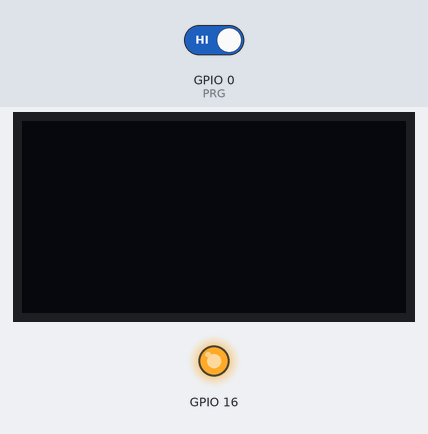
A sketch run on a simulated ESP32. On the bench: 128×64 one-colour display, output pins drawn as LEDs (lit = HIGH). The test bench sets the inputs (shaded band); at power-on: GPIO 0 (PRG) HIGH. Random numbers use the default seed unless the sketch sets one.

Above: at 1.2 s.
1.3 s: GPIO 0 (PRG) driven LOW
At 1.35 s:
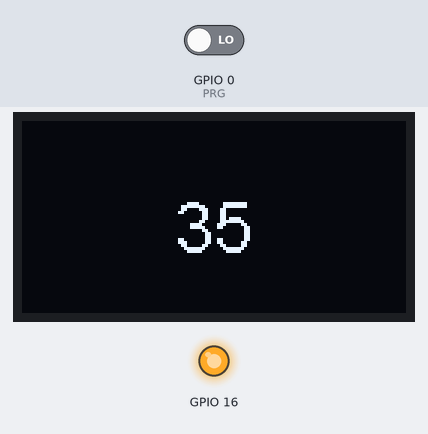
At 2.89 s:
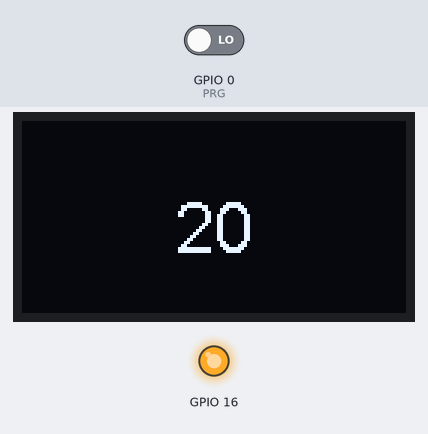

Measured:
- after the input at 1.3 s, the display: first changes at once (image 1 shows a later state)

The sketch:

Random_Diceroller.ino
```cpp
#include "SSD1306Wire.h"
SSD1306Wire display(0x3c, 4, 15, GEOMETRY_128_64);

const int PRG = 0;

long x;

void setup() {

  pinMode(16, OUTPUT); digitalWrite(16, LOW); delay(50); digitalWrite(16, HIGH);
  display.init();
  display.flipScreenVertically();
  display.setTextAlignment(TEXT_ALIGN_CENTER);
  display.setFont(ArialMT_Plain_24);
}

void loop() {

  while (digitalRead(PRG) == LOW){
    x = random(1, 100);
    display.clear();
    display.drawString(64, 22, String(x));
    display.display();
    delay(30);
  }
}
```
